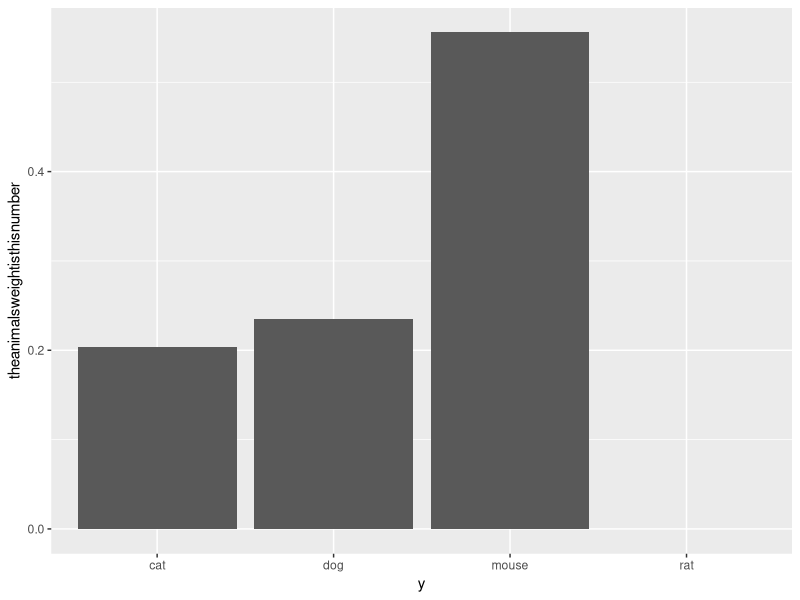

Here is the R script that generated this plot:
## ---- chunk 1
# Do not modify this chunk.
knitr::opts_chunk$set(echo = TRUE, warning = FALSE, message = FALSE)


## ---- chunk 2
# Put all necessary libraries here
# I got you started!
library(tidyverse)
library(viridis)
## ---- chunk 3
thing.132232=data.frame(theanimalsweightisthisnumber=c(runif(3),NA),y=c("cat","mouse","dog","rat"))
median(thing.132232$theanimalsweightisthisnumber, TRUE);mean(thing.132232$theanimalsweightisthisnumber, 0 , TRUE); var(thing.132232$theanimalsweightisthisnumber, NULL, TRUE)


ggplot(thing.132232, aes(y=theanimalsweightisthisnumber,x=y))+geom_col()+scale_y_continuous()
